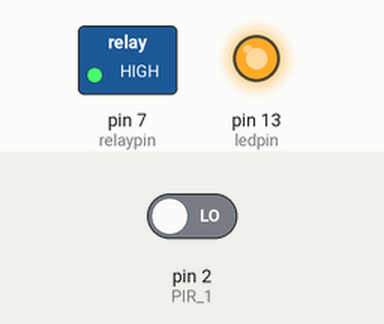
The sketch below on a simulated Arduino Uno, built with avr-gcc and run on an emulated ATmega328P. Shown: switched loads named in the sketch (green lamp = pin HIGH), output pins drawn as LEDs (lit = HIGH). The test bench sets the inputs (shaded band); at power-on: pin 2 (PIR_1) LOW.

Above: at 0.1 s.
Timing chart, 0 to 1.6 s (numbered marks = the images above):
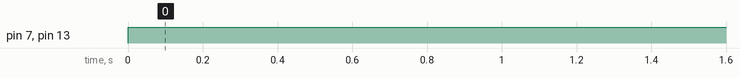

The sketch:

infoscreen.ino
```cpp
#include <Time.h>

int relaypin = 7;
int ledpin = 13;

int PIR_1 = 2;
int PIR_2 = 3;


unsigned long lastmovemnt = 0;
unsigned int offtime = 3600; //Seconds

unsigned long temp = 0;

void setup() {
//Serial.begin(9600);
pinMode(relaypin, OUTPUT);
pinMode(ledpin, OUTPUT);
digitalWrite(relaypin, LOW);
digitalWrite(ledpin, LOW);

pinMode(PIR_1, INPUT);
//digitalWrite(PIR_1, LOW);
//attachInterrupt(0, movement, RISING);
//pinMode(PIR_2, INPUT);
//attachInterrupt(1, movement, RISING);

}

void loop() {
/*  if(temp != now()){
Serial.print("lastmovement: ");
Serial.println(lastmovemnt);

Serial.print("now: ");
Serial.println(now());

Serial.print("PIR value: ");
Serial.println(PIR_1);
temp = now();
  }*/
if (digitalRead(PIR_1) == HIGH){
  lastmovemnt = now();
  }

if(now()- lastmovemnt < offtime){
  //Serial.println("IF");
  digitalWrite(relaypin, HIGH);
  digitalWrite(ledpin, HIGH);
}
else if(now()- lastmovemnt > offtime){
  //Serial.println("ELSE");
  digitalWrite(relaypin, LOW);
  digitalWrite(ledpin, LOW);
  }

delay(500);
}


/*void movement(){
 detachInterrupt(0);
 //detachInterrupt(1);
 Serial.println("INTERRUPT");
 lastmovemnt = now();

 attachInterrupt(0, movement, RISING);
 //attachInterrupt(1, movement, RISING);
}*/
```

Measured:
- by itself, pin 7 (relaypin), pin 13 (ledpin): LOW → HIGH at 0.00 s
